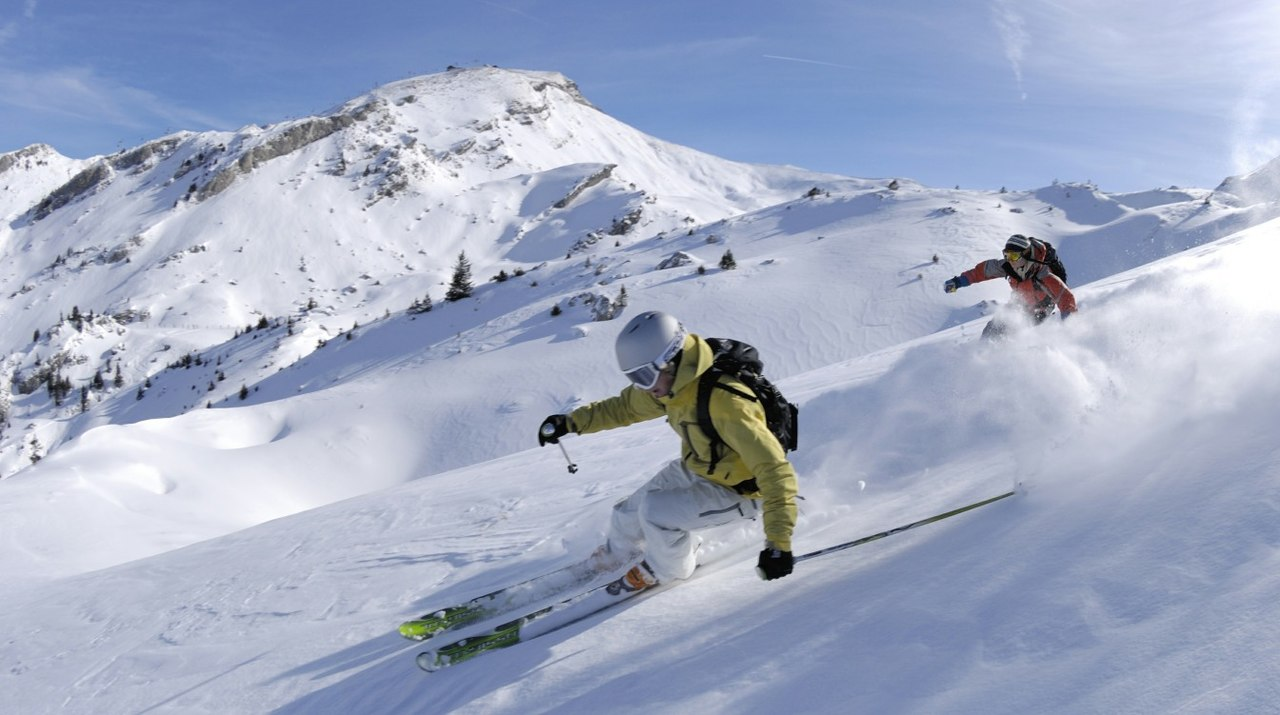
#> input picture data/ski.jpg, 1280 x 715 px
$ python demo_pillow.py
#> lines starting #> are read from the running program, lines starting #| are printed output that depends on the picture; long printed decimals are rounded
from PIL import Image, ImageStat

im = Image.open("data/ski.jpg")
#> im is the input picture: PIL image 1280x715 RGB; mean R, G, B 160.5, 170.8, 195
stat = ImageStat.Stat(im)
print(stat.mean)
#| [160.494, 170.785, 194.979]
im = im.rotate(45)
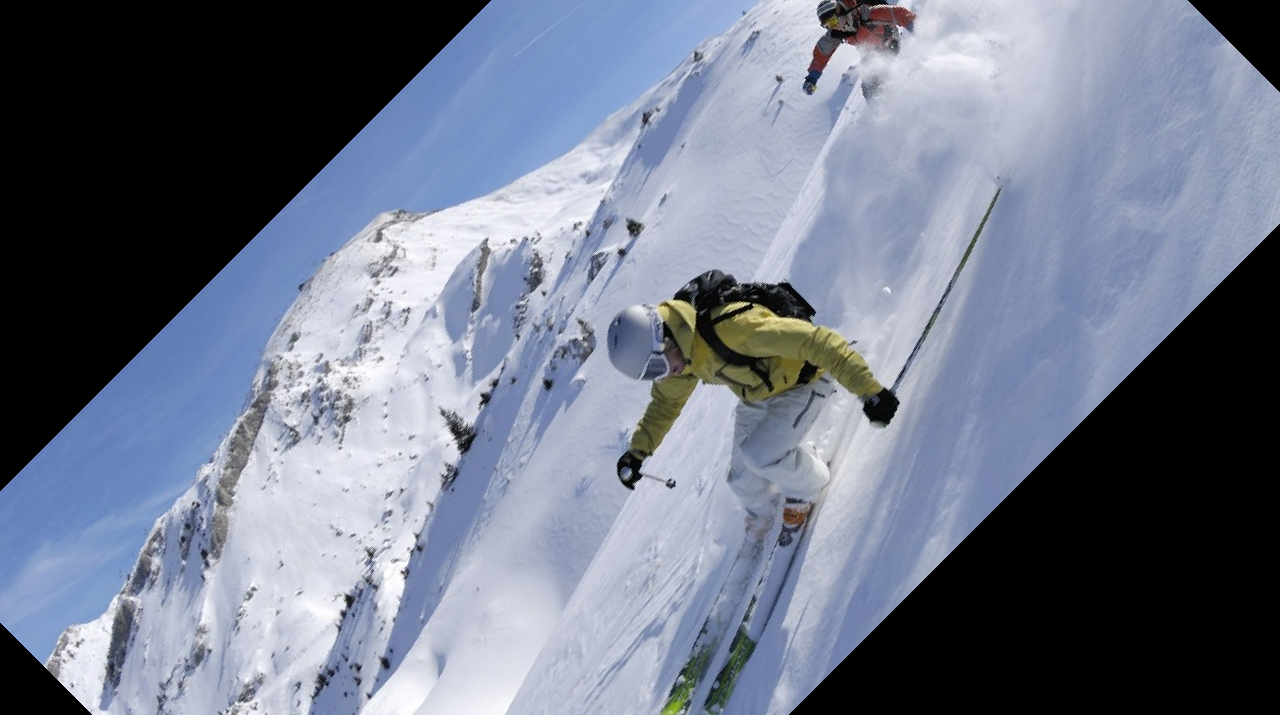
#> im: PIL image 1280x715 RGB; mean R, G, B 111.6, 119.2, 136.8
im.show()
im = im.resize((800,600))
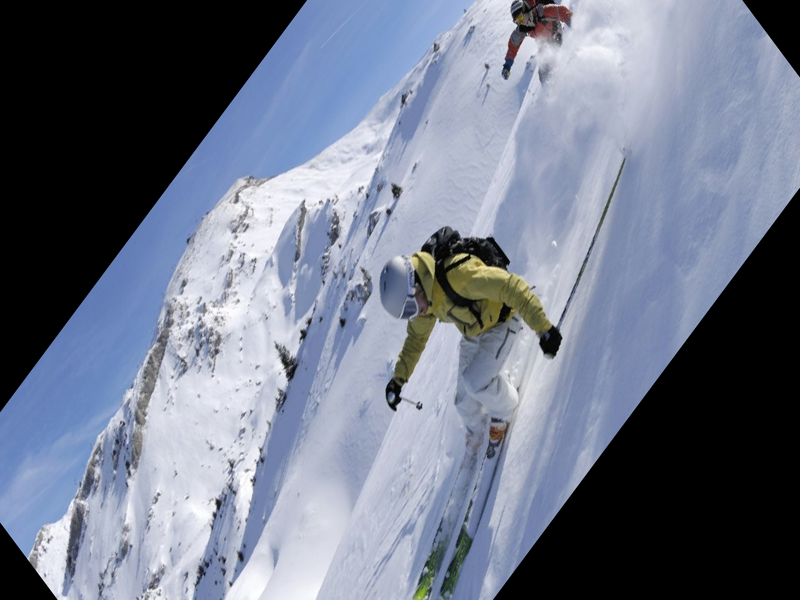
#> im: PIL image 800x600 RGB; mean R, G, B 111.6, 119.3, 136.9
im.show()
